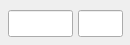
<?xml version="1.0" encoding="UTF-8"?>
<ui version="4.0">
 <class>TimeDisplay</class>
 <widget class="QWidget" name="TimeDisplay">
  <property name="geometry">
   <rect>
    <x>0</x>
    <y>0</y>
    <width>130</width>
    <height>45</height>
   </rect>
  </property>
  <property name="sizePolicy">
   <sizepolicy hsizetype="Fixed" vsizetype="Fixed">
    <horstretch>0</horstretch>
    <verstretch>0</verstretch>
   </sizepolicy>
  </property>
  <property name="minimumSize">
   <size>
    <width>130</width>
    <height>45</height>
   </size>
  </property>
  <property name="windowTitle">
   <string/>
  </property>
  <widget class="QLineEdit" name="time_edit_sim">
   <property name="geometry">
    <rect>
     <x>8</x>
     <y>10</y>
     <width>65</width>
     <height>27</height>
    </rect>
   </property>
   <property name="sizePolicy">
    <sizepolicy hsizetype="Fixed" vsizetype="Fixed">
     <horstretch>0</horstretch>
     <verstretch>0</verstretch>
    </sizepolicy>
   </property>
   <property name="minimumSize">
    <size>
     <width>65</width>
     <height>27</height>
    </size>
   </property>
   <property name="toolTip">
    <string>&lt;html&gt;&lt;head/&gt;&lt;body&gt;&lt;p&gt;Simulation time&lt;/p&gt;&lt;/body&gt;&lt;/html&gt;</string>
   </property>
   <property name="frame">
    <bool>true</bool>
   </property>
   <property name="readOnly">
    <bool>true</bool>
   </property>
  </widget>
  <widget class="QLineEdit" name="time_edit_rel">
   <property name="geometry">
    <rect>
     <x>78</x>
     <y>10</y>
     <width>45</width>
     <height>27</height>
    </rect>
   </property>
   <property name="sizePolicy">
    <sizepolicy hsizetype="Fixed" vsizetype="Fixed">
     <horstretch>0</horstretch>
     <verstretch>0</verstretch>
    </sizepolicy>
   </property>
   <property name="minimumSize">
    <size>
     <width>45</width>
     <height>27</height>
    </size>
   </property>
   <property name="toolTip">
    <string>&lt;html&gt;&lt;head/&gt;&lt;body&gt;&lt;p&gt;Simulation time relative to real time (ie. 0.5 is two times slower than real time. 2.0 is twice as fast as real time)&lt;/p&gt;&lt;/body&gt;&lt;/html&gt;</string>
   </property>
   <property name="readOnly">
    <bool>true</bool>
   </property>
  </widget>
 </widget>
 <resources/>
 <connections/>
</ui>
